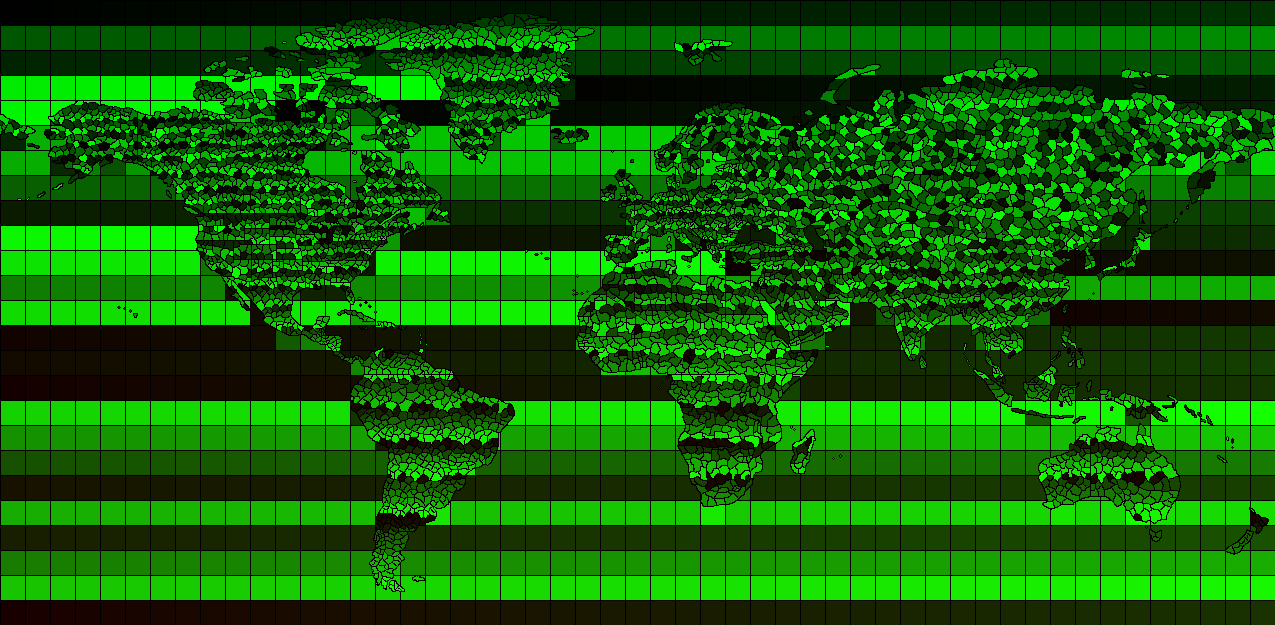
#> input picture utils/map.png, 1275 x 625 px
$ python color.py
#> lines starting #> are read from the running program, lines starting #| are printed output that depends on the picture
from PIL import Image, ImageDraw

def main():
    image = Image.open("map.png").convert("RGB")
#> image is the input picture: PIL image 1275x625 RGB; mean R, G, B 12.2, 95.7, 0
    pixels = image.load()
    if not pixels:
        return

    width, height = image.size
#> width = 1275; height = 625

    colors = {(0,0,0)}

    counter = 0

    for i in range(height * width):
        c = pixels[i % width, i // width]
        if c in colors: # I assume you can't just put BLACK in colors?
            continue
        counter += 1
        new_color = (counter % 256, (counter // 256) % 256, (counter // 65536) % 256)
        colors.add(new_color)

        ImageDraw.floodfill(image, (i % width, i // width), new_color)
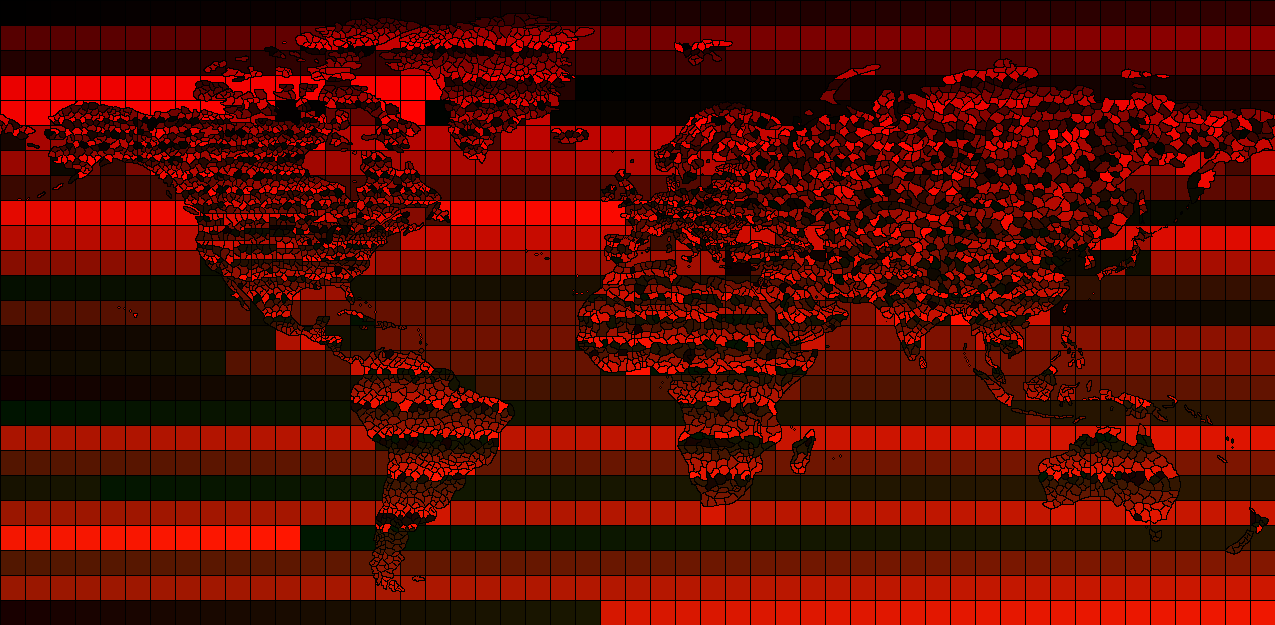
#> image: PIL image 1275x625 RGB; mean R, G, B 91.6, 11.2, 0
#> after the loop, colors = 6129 items; counter = 6128

        # If you want just check for black here for validation or something.

    print("Saved image to 'provinces.png'")
    image.save("provinces.png")

if __name__ == "__main__":
    main()
